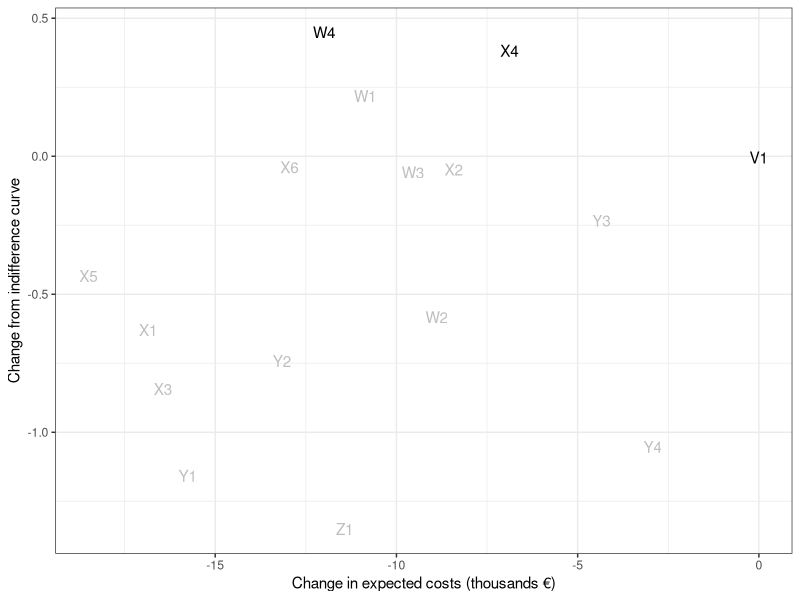
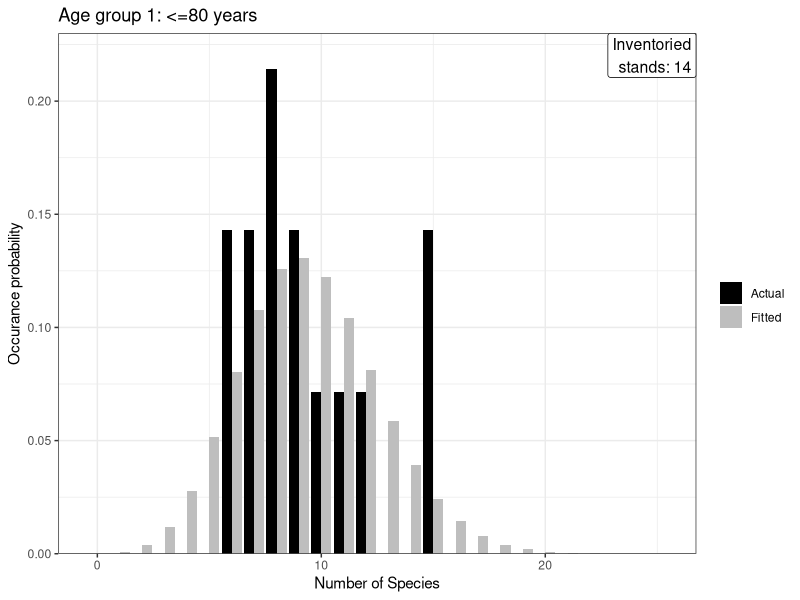
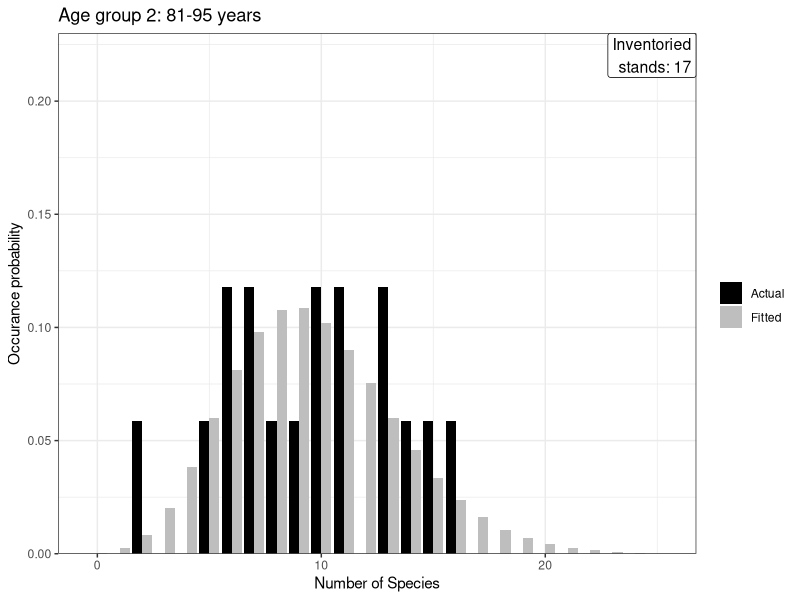
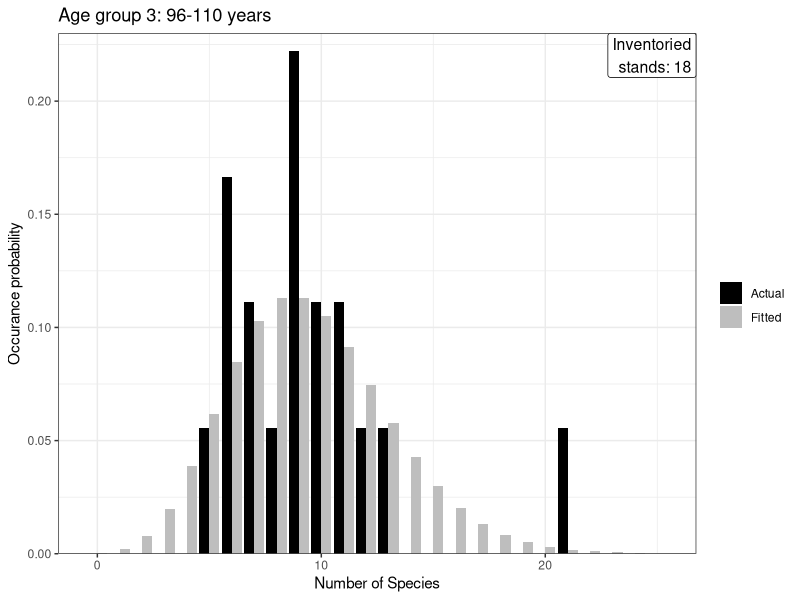
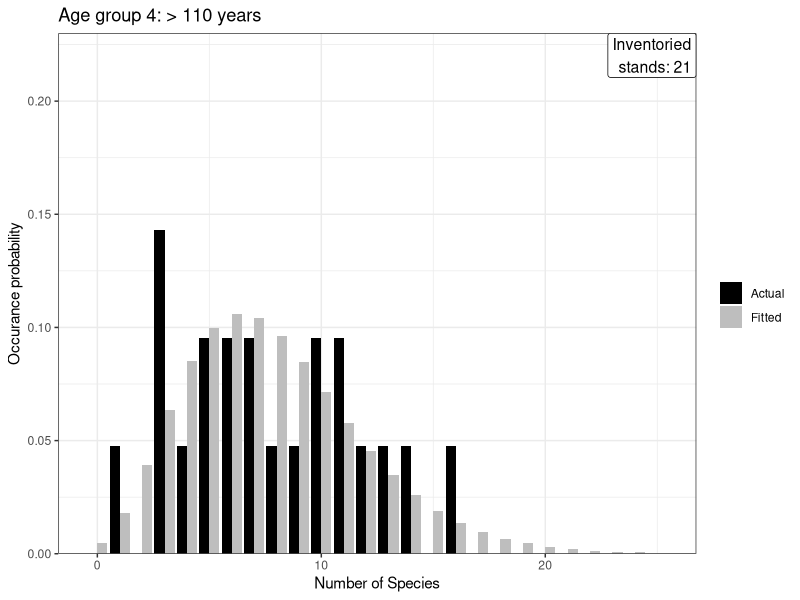

The R script that drew these images, in order: (Note: this script raises an error after producing the figures.)
rm(list=ls())
library(compiler)
library(mgcv)
library(ggplot2)
library(plyr)
library(ggpubr)
enableJIT(3)

set.seed(20180507)

#PATH WHERE FIGURES WILL BE PLACED
#Identify your personal path here.
path = "U:/My Documents/Inventory_Uncertainty_JYU/"


#DATA
#number of classes:
J <-4
#Conservation costs
b_cost <- c(48000,66000,40200,35600)
#Inventory costs
c_cost <- c(5100,5800,6200,5600)

#data_v : number of species found in class
#data_r : stepwise cumulative distribution function
data_v_1 <-c(6,7,8,9,10,11,12,13,14,15)
data_r_1 <-c(0.142857143,0.285714286,0.5,0.642857143,0.714285714,0.785714286,0.857142857,0.857142857,0.857142857)
data_v_2 <-c(2,5,6,7,8,9,10,11,13,14,15,16)
data_r_2 <-c(0.058823529,0.117647059,0.235294118,0.352941176,0.411764706,0.470588235,0.588235294,0.705882353,0.823529412,0.882352941,0.941176471)
data_v_3 <-c(5,6,7,8,9,10,11,12,13,21)
data_r_3 <-c(0.055555556,0.222222222,0.333333333,0.388888889,0.611111111,0.722222222,0.833333333,0.888888889,0.944444444)
data_v_4 <-c(1,2,3,4,5,6,7,8,9,10,11,12,13,14,16)
data_r_4 <-c(0.047619048,0.047619048,0.19047619,0.238095238,0.333333333,0.428571429,0.523809524,0.571428571,0.619047619,0.714285714,0.80952381,0.857142857,0.904761905,0.952380952)

#SINGLE-STAND PROBLEM (Stand 2): poisson distribution, lambda = 9.6, inventory cost = 5800, conservation cost = 66000

lambda <- 9.6
y0 <- 12
b <- b_cost[2] #Conservation cost
c <- c_cost[2] #Inventory cost

Fy0 <-  ppois(y0,lambda)
k <- 0:(y0-1)
EYcond <- (lambda-sum((k*dpois(k,lambda))))/(1-ppois((y0-1),lambda))

VOI1 <- -(1-Fy0)*(b+c) - Fy0*c
VOI2 <- EYcond 

#Multicriteria value of information: y0=12
cat(VOI1,VOI2,"\n")

y0 <- 7
Fy0 <-  ppois(y0,lambda)
k <- 0:(y0-1)
EYcond <- (sum((k*dpois(k,lambda))))/(ppois((y0-1),lambda))

VOI1 <- -(1-Fy0)*(c) + Fy0*(b-c)
VOI2 <- -EYcond 

#Multicriteria value of information: y0=7
cat(VOI1,VOI2,"\n")

#MULTI-STAND PROBLEM

#Fitting the data to a monotonic spline
prob_1 <- diff(c(0,data_r_1,1))
prob_2 <- diff(c(0,data_r_2,1))
prob_3 <- diff(c(0,data_r_3,1))
prob_4 <-diff(c(0,data_r_4,1))
dataobj <- list( list(x=data_v_1, prob=prob_1), list(x=data_v_2, prob=prob_2), 
			 list(x=data_v_3, prob=prob_3), list(x=data_v_4, prob=prob_4))

lambda <- c(sum(data_v_1*prob_1), sum(data_v_2*prob_2), 
		sum(data_v_3*prob_3), sum(data_v_4*prob_4))
datavariance <- c(sum((data_v_1 - lambda[1])^2 * prob_1), sum((data_v_2 - lambda[2])^2 * prob_2), 
			  sum((data_v_3 - lambda[3])^2 * prob_3), sum((data_v_4 - lambda[4])^2 *prob_4))
nbsize <- lambda^2 / (pmax(0.0001,datavariance - lambda))

#The parameters of the negative binomial distribution are estimated by the method of moments because it is simple to implement
#For stand 2 the variance is smaller than the mean and consequently the size parameter becomes negative and the negative binomial 
#distribution is not defined. I have solved this by an adhoc correction (pmax). In practice, this means that the distribution for 
#stand 2 is Poisson(lambda[2]).
#From help:
#An alternative parametrization (often used in ecology) is by the mean mu (see above), and size, the dispersion parameter, 
#where prob = size/(size+mu). The variance is mu + mu^2/size in this parametrization.

#Checking the model fit
offset <- 0.1
for(j in 1:J)
{  
domain <- seq(0,1.5*max(dataobj[[j]]$x))
fittedprob <- dnbinom(domain,mu=lambda[j], size=nbsize[j])
}  

#A list describing the options for conservation decisions or inventory decisions
combilist <- list()
for(j in 1:J)
{  
combilist[[j]] <- c(0,1)
}    
combidf <- expand.grid(combilist)
colnames(combidf) <- paste0("Stand",1:J)
JJ <- nrow(combidf)

#Conservation Decision names
DEC_NAMES <- c("A1","B1","B2","C1","B3","C2","C3","D1","B4","C4","C5","D2","C6","D3","D4","E1")
#Inventory scheme names
INV_NAMES <- c("V1","W1","W2","X1","W3","X2","X3","Y1","W4","X4","X5","Y2","X6","Y3","Y4","Z1")

#Function inner() found from the web
require(dplyr)
inner = function(a, b, FUN=prod) {
apply(a, 1, function(a_col) {
apply(b, 2, function(b_row) {
  sapply(seq_along(a_col), function(i) {
	FUN(a_col[i], b_row[i])
  }) %>%
	sum()
})
}) %>%
t()
}

#An implementation for finding non-dominant solutions.
nondominant <- function(x,returnlist=T)
{
n <- nrow(x)
m <- ncol(x)
larger <- function(z,y)
{
return(as.numeric(z > y))
}
A <- inner(x,t(x),larger) + (inner(x,t(x),identical)==m)
domind <- as.logical(rowSums(A==0))
if(returnlist)
{
return(list(index=!domind,values=x[!domind,]))  
} else {  
return(x[!domind,])
}  
}  

#Creating a combination of all options
planexpand <- function(x,combidf)
{
if(is.data.frame(x)) return( as.matrix(combidf) %*% t(as.matrix(x)) ) 
else return( as.matrix(combidf) %*% cbind(x) )
}  

#Costs as a matrix 
cons_costs = as.matrix(combidf) %*% cbind(-b_cost)
inv_costs = as.matrix(-1*planexpand(c_cost,combidf))

#Calculating the outcomes for each scenario
newsolution <- function(nspecies_known,nspecies_true,nspecies_blue,origsolution_ind,jjr)
{
#input: vectors of length of JJ
nspecies_blue_update <- cbind(bluef(cons_costs+inv_costs[jjr]))
delta <- nspecies_known - nspecies_blue_update 
deltagain <- delta - delta[origsolution_ind]
new_ind <- which.max(deltagain) #Identifying the updated decision
truegain <- nspecies_true[new_ind] - nspecies_blue_update[new_ind]  #Real difference to the indifference curve
costs <- cons_costs[new_ind]+inv_costs[jjr]
return(list(ind = new_ind, deltagain = deltagain[new_ind], truegain = truegain, nspecies = nspecies_true[new_ind],costs = costs))
}  

nspeciesknown <- function(nspecies_true,nspecies_exp,combidf)
{
#input: vectors of length of J
nspecies_true_mat <- cbind(rep(1,nrow(combidf))) %*% rbind(nspecies_true)
nspecies_exp_mat <- cbind(rep(1,nrow(combidf))) %*% rbind(nspecies_exp)
nspecies_known <- combidf * nspecies_true_mat + (1 - combidf) * nspecies_exp_mat 
return(nspecies_known)
}  

#A function to fit a monotonic spline that goes through the indifference points given by the DM
bluecurve <- function(indiffind,indiffvalue,altm,solutionind=NULL,nondomind=NULL)
{
indiff <- cbind(altm[indiffind,1],indiffvalue)
if(!is.null(solutionind)) indiff <- rbind(altm[solutionind,], indiff)
return(splinefun(indiff,method="monoH.FC"))
}  

bsum <- sum(b_cost)
lambdasum <- sum(lambda)

inialt <- cbind(as.matrix(combidf) %*% cbind(-b_cost), as.matrix(combidf) %*% cbind(lambda))
#PREFERENCE INFORMATION
origsolution_ind <- 13 #identifying the most preferred solution
bluef <- bluecurve(c(16,14,6,9,1), c(46,28,19,9,3), altm=inialt, solutionind=origsolution_ind)
indiff_solution <- c(16,14,6,9,1)
indiff_values <-c(46,28,19,9,3)
ininondom <- nondominant(inialt)

xpoints <- sort( c( seq(min(inialt[,1]),0, length.out = 50), inialt[,1]))
blueypoints <- bluef(xpoints)

#Simulation for finding optimal inventory decision
yblue <- cbind(bluef(inialt[,1]))
M <- 10000 #Number of simulation runs (datasets generated)
ygenall <- matrix(NA,nrow=M,ncol=J,byrow=T)
for(j in 1:J)
{
ygenall[,j] <- rnbinom(M,size=nbsize[j],mu=lambda[j]) 
}

kk = 0
results_temp <- data.frame( simu = rep((1+kk*M/20):((kk+1)*M/20), each=JJ), invplan = rep(1:JJ, M/20), newind_1 = NA, deltagain_1 = NA, truegain_1 = NA, newind_2 = NA, deltagain_2 = NA, truegain_2 = NA)
results = NULL
row <- 1
ll = 0

for(m in 1:M)
{  
ll =ll+1
yknown <- nspeciesknown(ygenall[m,],lambda,combidf)
for(jjr in 1:JJ)
{
newsol <- newsolution(planexpand(yknown[jjr,],combidf), planexpand(ygenall[m,],combidf), yblue, origsolution_ind,jjr)

results_temp$newind[row] <- newsol$ind
results_temp$deltagain[row] <- newsol$deltagain
results_temp$truegain[row] <- newsol$truegain
results_temp$nspecies[row] <- newsol$nspecies
results_temp$costs[row] <- newsol$costs
row <- row + 1
}  
#Loop to identify how long the process will take.
if(ll == M/20){
ll = 0
kk = kk+1
results = rbind(results, results_temp)
print(m)
row = 1
results_temp <- data.frame( simu = rep((1+kk*M/20):((kk+1)*M/20), each=JJ), invplan = rep(1:JJ, M/20), newind_1 = NA, deltagain_1 = NA, truegain_1 = NA, newind_2 = NA, deltagain_2 = NA, truegain_2 = NA)
}
}

#Summarizing simulation results
results$change <- results$newind != origsolution_ind   

#ADDING THE EXPECTED NUMBER OF SPECIES IN THE SUMMARY
ressummary <- ddply(results,.(invplan),summarize,truegain = mean(truegain), E_Cost = mean(costs), E_nspecies = mean(nspecies), probchange = mean(change),deltagain = mean(deltagain))
ressummary$invcost <- as.vector(planexpand(c_cost,combidf))
ressummary$invdetails <- apply(combidf,1,paste,collapse="")

#ADDED TO PROVIDE MORE DETAIL
colnames(inialt) <-c("Cost","lambda")

#Added to evaluate the number of conservation solutions.
combns = expand.grid(seq(1,16,1), seq(1,16,1))
combns = cbind (combns, apply(combns, 1, function(x)sum(results$newind==x[2] & results$invplan==x[1])))
colnames(combns) <- c("X","Y","Z")
indepth <- matrix(combns$Z,nrow=16,ncol=16)

colnames(indepth) <- c("P1","P2","P3,","P4,","P5,","P6,","P7","P8,","P9","P10","P11","P12","P13","P14","P15","P16")
rownames(indepth) <- rownames(ressummary)
ressummary <- ressummary[,c("invplan","invdetails","invcost","truegain","probchange","deltagain","E_Cost","E_nspecies")]
ressummary<- cbind(ressummary, indepth) 

print(ressummary)

#EVALUATING THE EXPECTED COSTS, RATHER THAN ONLY THE INVENTORY COSTS
#Plotting the alternatives for the inventory decision
invnondom <- nondominant(cbind(ressummary$E_Cost, ressummary$truegain))
xpointsinv <- sort( c( seq(min(ressummary$E_Cost),max(ressummary$E_Cost), length.out = 50), ressummary$E_Cost))
blueypointsinv <- bluef(xpointsinv) - inialt[origsolution_ind,2]

#Non dominated solutions, comparing expected cost vs true gain
E_costnondom <- nondominant(cbind(ressummary$E_Cost, ressummary$truegain))

#Plotting expected costs vs improvement from indifference curve
E_Cost_vs_Improvement <- ggplot(ressummary, aes(x =(E_Cost-E_Cost[1])/1000, y = truegain)) + 
annotate("text",x=(ressummary$E_Cost[!E_costnondom$index]-ressummary$E_Cost[1])/1000, y=ressummary$truegain[!E_costnondom$index], label=INV_NAMES[1:JJ][!E_costnondom$index], col="grey")+
annotate("text",x=(ressummary$E_Cost[E_costnondom$index]-ressummary$E_Cost[1])/1000, y=ressummary$truegain[E_costnondom$index], label=INV_NAMES[1:JJ][E_costnondom$index], col="black")+theme_bw()+
xlab("Change in expected costs (thousands €)")+ylab("Change from indifference curve")

#PRINTING FIGURES
blue_line <-data.frame(xpoints, blueypoints)

#Stand  data figure
data1<-data.frame(x =dataobj[[1]]$x,prob=dataobj[[1]]$prob,z="Actual")
fittedprob <- dnbinom(domain,mu=lambda[1], size=nbsize[1])
data1<-rbind(data1,data.frame(x=domain,prob=fittedprob,z="Fitted"))
for(j in 0:length(subset(data1,z =="Fitted")$x))
{if(!j %in% subset(data1,z == "Actual")$x)
{data1<- rbind(data1,c(j,"0","Actual"))}
}
data1[1] <- sapply(data1[1], as.numeric)
data1[2] <- sapply(data1[2], as.numeric)
ST1 <-ggplot(data1, aes(x= x, y =prob,fill = z))+geom_bar(stat="identity",position=position_dodge())+theme_bw()+ scale_fill_manual(values=c('Black','Grey'))+ggtitle(c("Age group 1: <=80 years"))+xlab(c("Number of Species"))+ylab(c("Occurance probability"))+labs(fill="")+scale_y_continuous(expand = c(0, 0), limits = c(0,0.23))
ST1<-ST1+annotate("label", x = Inf, y = Inf, label = "Inventoried\n stands: 14",hjust = "inward",vjust = "inward",size = 4)

data2<-data.frame(x =dataobj[[2]]$x,prob=dataobj[[2]]$prob,z="Actual")
fittedprob <- dnbinom(domain,mu=lambda[2], size=nbsize[2])
data2<-rbind(data2,data.frame(x=domain,prob=fittedprob,z="Fitted"))
for(j in 0:length(subset(data2,z =="Fitted")$x))
{if(!j %in% subset(data2,z == "Actual")$x)
{data2<- rbind(data2,c(j,"0","Actual"))}
}
data2[1] <- sapply(data2[1], as.numeric)
data2[2] <- sapply(data2[2], as.numeric)
ST2 <-ggplot(data2, aes(x= x, y =prob,fill = z))+geom_bar(stat="identity",position=position_dodge())+theme_bw()+ scale_fill_manual(values=c('Black','Grey'))+ggtitle(c("Age group 2: 81-95 years"))+xlab(c("Number of Species"))+ylab(c("Occurance probability"))+labs(fill="")+scale_y_continuous(expand = c(0, 0), limits = c(0,0.23))
ST2<-ST2+annotate("label", x = Inf, y = Inf, label = "Inventoried\n stands: 17",hjust = "inward",vjust = "inward",size = 4)

data3<-data.frame(x =dataobj[[3]]$x,prob=dataobj[[3]]$prob,z="Actual")
fittedprob <- dnbinom(domain,mu=lambda[3], size=nbsize[3])
data3<-rbind(data3,data.frame(x=domain,prob=fittedprob,z="Fitted"))
for(j in 0:length(subset(data3,z =="Fitted")$x))
{if(!j %in% subset(data3,z == "Actual")$x)
{data3<- rbind(data3,c(j,"0","Actual"))}
}
data3[1] <- sapply(data3[1], as.numeric)
data3[2] <- sapply(data3[2], as.numeric)
ST3 <-ggplot(data3, aes(x= x, y =prob,fill = z))+geom_bar(stat="identity",position=position_dodge())+theme_bw()+ scale_fill_manual(values=c('Black','Grey'))+ggtitle(c("Age group 3: 96-110 years"))+xlab(c("Number of Species"))+ylab(c("Occurance probability"))+labs(fill="")+scale_y_continuous(expand = c(0, 0), limits = c(0,0.23))
ST3<-ST3+annotate("label", x = Inf, y = Inf, label = "Inventoried\n stands: 18",hjust = "inward",vjust = "inward",size = 4)

data4<-data.frame(x =dataobj[[4]]$x,prob=dataobj[[4]]$prob,z="Actual")
fittedprob <- dnbinom(domain,mu=lambda[4], size=nbsize[4])
data4<-rbind(data4,data.frame(x=domain,prob=fittedprob,z="Fitted"))
for(j in 0:length(subset(data4,z =="Fitted")$x))
{if(!j %in% subset(data4,z == "Actual")$x)
{data4<- rbind(data4,c(j,"0","Actual"))}
}
data4[1] <- sapply(data4[1], as.numeric)
data4[2] <- sapply(data4[2], as.numeric)
ST4 <-ggplot(data4, aes(x= x, y =prob,fill = z))+geom_bar(stat="identity",position=position_dodge())+theme_bw()+ scale_fill_manual(values=c('Black','Grey'))+ggtitle(c("Age group 4: > 110 years"))+xlab(c("Number of Species"))+ylab(c("Occurance probability"))+labs(fill="")+scale_y_continuous(expand = c(0, 0), limits = c(0,0.23))
ST4<-ST4+annotate("label", x = Inf, y = Inf, label = "Inventoried\n stands: 21",hjust = "inward",vjust = "inward",size = 4)

#Creating Figure 1: Stand distributions
postscript(file=paste(path,"Figure_1.eps",sep=""),horizontal=FALSE, onefile=FALSE,width=9,height=9,pointsize=12)
ggarrange(ST1, ST2,ST3,ST4, ncol = 2,nrow = 2, common.legend = TRUE, legend= "right")
dev.off()

#Creating Figure 2
postscript(file=paste(path,"Figure_2.eps",sep=""),horizontal=FALSE, onefile=FALSE,width=6,height=6,pointsize=12)
xpoints <- sort( c( seq(min(inialt[,1]),0, length.out = 50), inialt[,1]))
blueypoints <- bluef(xpoints)
plot(inialt[,1]/1000, inialt[,2], type="n", ylim=c(0, max(blueypoints)), 
 xlab = "Conservation cost (thousands €)", ylab = "Expected number of species")
text(inialt[!ininondom$index,1]/1000, inialt[!ininondom$index,2], DEC_NAMES[1:JJ][!ininondom$index], col="grey")
text(inialt[ininondom$index,1]/1000, inialt[ininondom$index,2], DEC_NAMES[1:JJ][ininondom$index])
ord <- order(inialt[ininondom$index,1])
lines(inialt[ininondom$index,1][ord]/1000, inialt[ininondom$index,2][ord], type="S")
lines(xpoints/1000, blueypoints, col="black", lty = 2)
points(inialt[indiff_solution]/1000, indiff_values, col="black")
points(inialt[origsolution_ind]/1000,  inialt[origsolution_ind,][2], col="black")
text(inialt[origsolution_ind,1]/1000, inialt[origsolution_ind,2], DEC_NAMES[1:JJ][origsolution_ind],  font=2)
legend("topright", legend=c("Pareto front","Indifference curve"), lty=c(1,2),col=c("black","black"))
dev.off()

#Figure 3 : Expected conservation benefits and inventory costs
postscript(file=paste(path,"Figure_3.eps",sep=""),horizontal=FALSE, onefile=FALSE,width=6,height=6,pointsize=12)
E_Cost_vs_Improvement
dev.off()

#Creating Figure 4
postscript(file=paste(path,"Figure_4.eps",sep=""),horizontal=FALSE, onefile=FALSE,width=8,height=6,pointsize=10)
par(mfrow=c(1,3))  
pldata = subset(results,invplan == 1)
pldata$costs <- pldata$costs/1000
proportion = table(pldata$costs)
proportion  <- proportion/1000
boxplot(pldata$nspecies ~ pldata$costs,boxwex = 10, width = proportion ,at = sort(unique(pldata$costs)), xlim=c(-200, 0),ylim=c(0,50),xaxt="n",lty="solid",
main = "Scheme V1",  xlab = "Cost (thousands)", ylab = "Number of species")
axis(1, at = seq(0,-200,-20) , labels = seq(0,-200,-20) )
lines(blue_line$xpoints/1000, blue_line$blueypoints, col="black", lty=2)

pldata = subset(results,invplan == 10)
pldata$costs <- pldata$costs/1000
proportion = table(pldata$costs)
proportion  <- proportion/1000
boxplot(pldata$nspecies ~ pldata$costs,boxwex = 5, width = proportion ,at = sort(unique(pldata$costs)), xlim=c(-200, 0),ylim=c(0,50),xaxt="n",lty="solid",
main = "Scheme X4",  xlab = "Cost (thousands)", ylab = "Number of species")
axis(1, at = seq(0,-200,-20) , labels = seq(0,-200,-20) )
lines(blue_line$xpoints/1000, blue_line$blueypoints, col="black", lty=2)

pldata = subset(results,invplan == 9)
pldata$costs <- pldata$costs/1000
proportion = table(pldata$costs)
 proportion  <- proportion/1000
boxplot(pldata$nspecies ~ pldata$costs,boxwex = 5, width = proportion ,at = sort(unique(pldata$costs)), xlim=c(-200, 0),ylim=c(0,50),xaxt="n",lty="solid",
main = "Scheme W4",  xlab = "Cost (thousands)", ylab = "Number of species")
axis(1, at = seq(0,-200,-20) , labels = seq(0,-200,-20) )
lines(blue_line$xpoints/1000, blue_line$blueypoints, col="black", lty=2)
dev.off()
